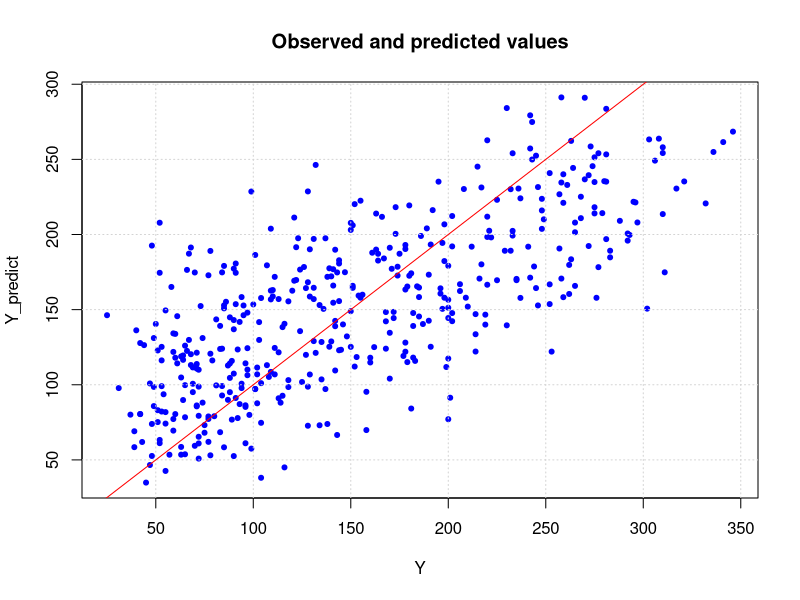
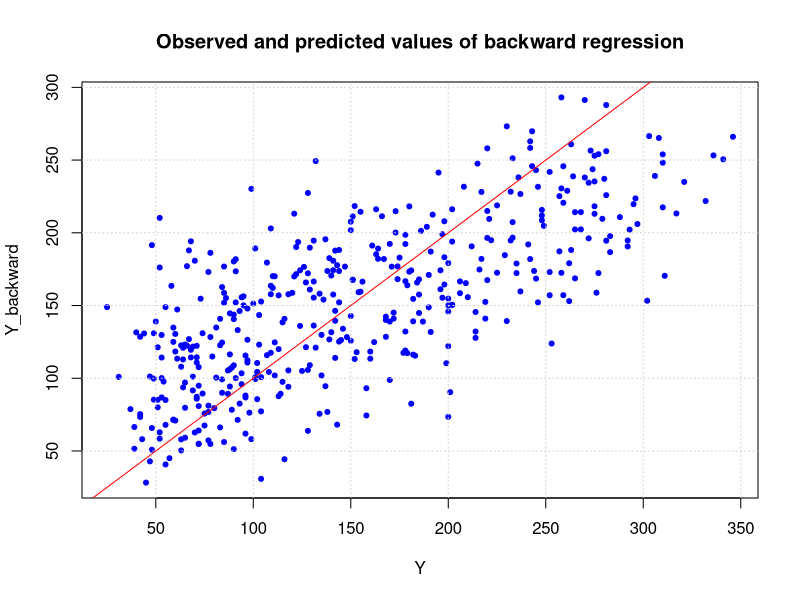
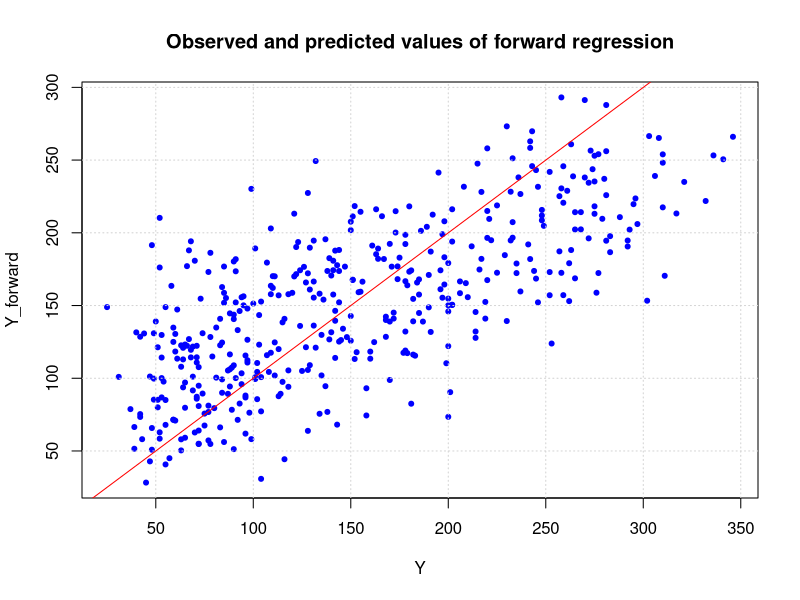
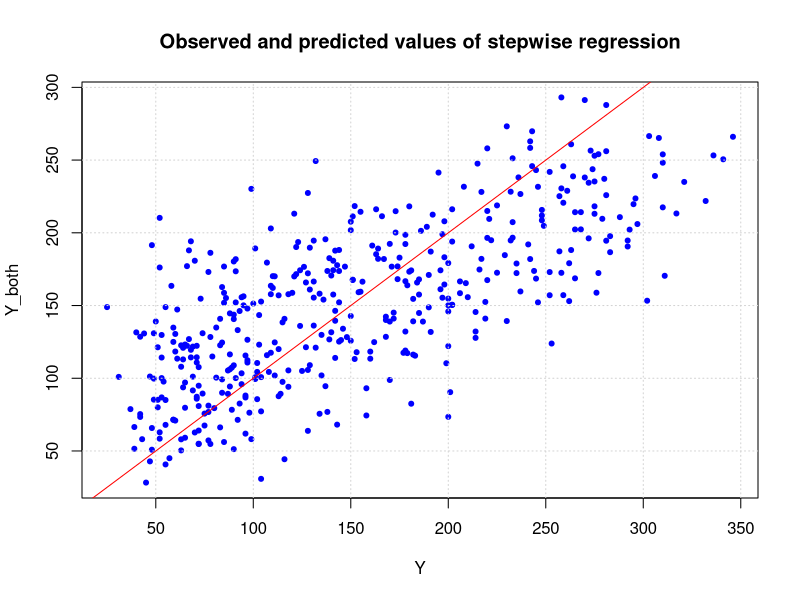
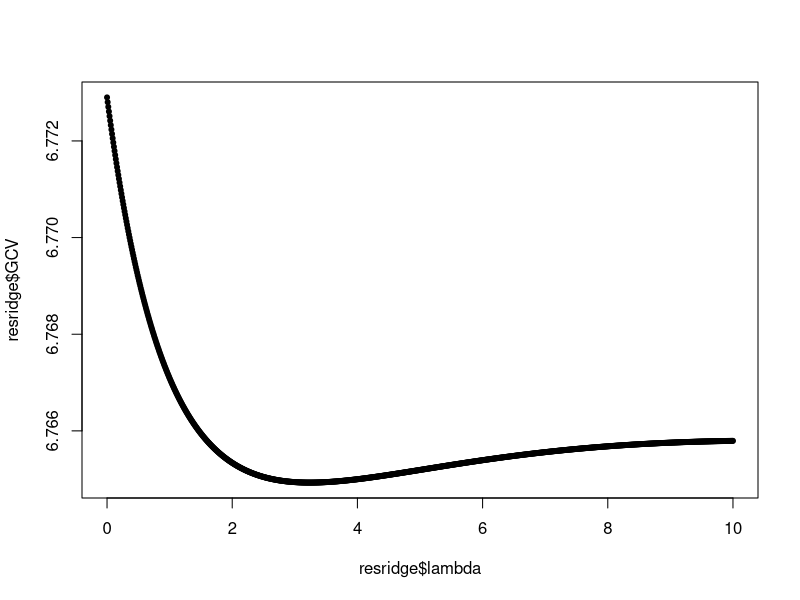

Write the R code that produced these figures, in order.
## ---- chunk 1
rm(list=ls()); graphics.off()
## ---- chunk 2
tab <- read.table("diabetes.txt", header=TRUE, sep="\t")
head(tab)
## ---- chunk 3
reg = lm(Y~., data=tab)
summary(reg)
## ---- chunk 4
Y <- tab$Y
Y_predict <- predict(reg, tab)

plot(Y, Y_predict, col="blue", pch=20, 
     main="Observed and predicted values")
grid()
abline(a=0, b=1, col="red")
## ---- chunk 5
regbackward = step(reg, direction="backward")
summary(regbackward)
## ---- chunk 6
Y_backward <- predict(regbackward, tab)

plot(Y, Y_backward, col="blue", pch=20, 
     main="Observed and predicted values of backward regression")
grid()
abline(a=0, b=1, col="red")
## ---- chunk 7
regforward = step(lm(Y~1, data=tab), list(upper=reg), direction="forward")
summary(regforward)
## ---- chunk 8
Y_forward <- predict(regforward, tab)

plot(Y, Y_forward, col="blue", pch=20, 
     main="Observed and predicted values of forward regression")
grid()
abline(a=0, b=1, col="red")
## ---- chunk 9
regboth = step(reg, direction="both")
summary(regboth)
## ---- chunk 10
Y_both <- predict(regboth, tab)

plot(Y, Y_both, col="blue", pch=20, 
     main="Observed and predicted values of stepwise regression")
grid()
abline(a=0, b=1, col="red")
## ---- chunk 11
library(MASS)
resridge = lm.ridge(Y~., data=tab, lambda=seq(0,10,0.01))
plot(resridge$lambda, resridge$GCV, pch=20)
select(resridge)
## ---- chunk 12
resridge = lm.ridge(Y~., data=tab, lambda=3.24)
